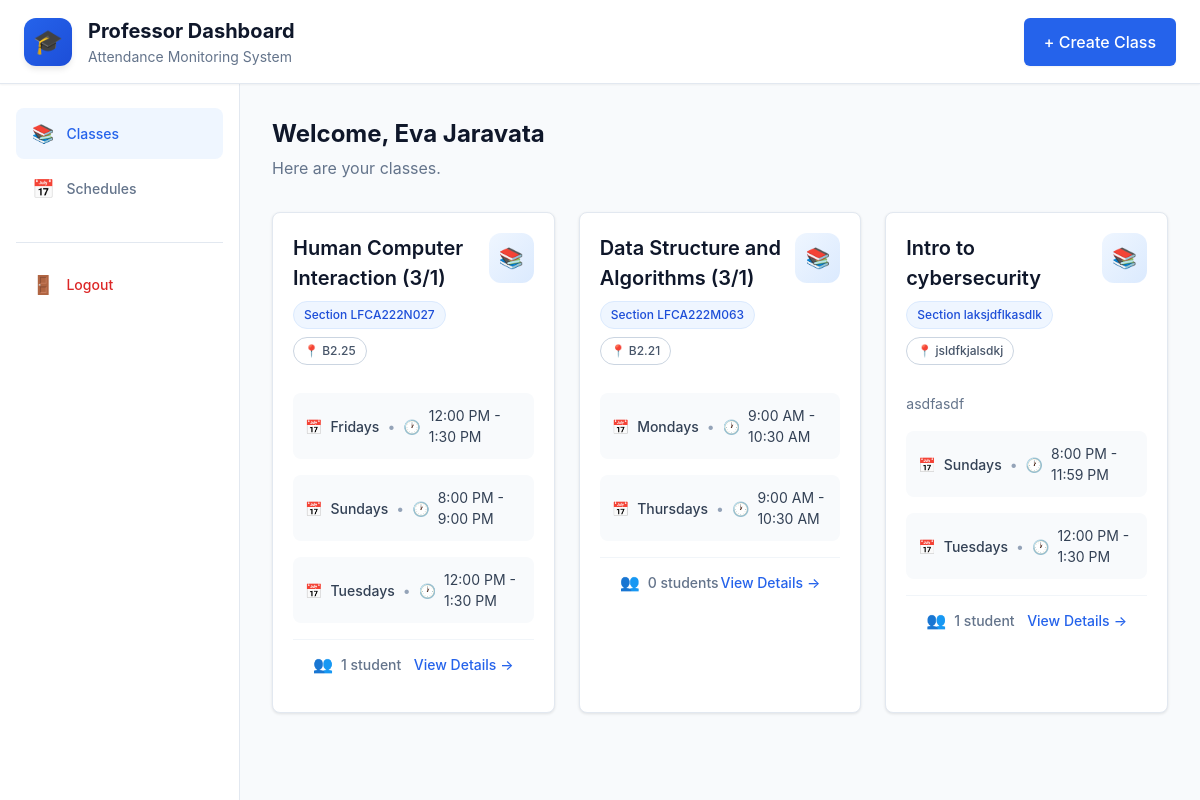
Page /professor/dashboard/ (signed in) on the committed database.
### professor/models.py (models this page shows, shortened)
class Class(models.Model):
    professor = models.ForeignKey(User, on_delete=models.CASCADE, related_name='classes')
    subject = models.CharField(max_length=200)
    section = models.CharField(max_length=50, blank=True, null=True)
    room = models.CharField(max_length=100, blank=True, null=True)
    description = models.TextField(blank=True, null=True, max_length=500)
    class_code = models.CharField(max_length=6, unique=True, blank=True, null=True, editable=False)
    created_at = models.DateTimeField(auto_now_add=True)
    updated_at = models.DateTimeField(auto_now=True)
    class Meta:
        verbose_name_plural = "Classes"
        ordering = ['-created_at']
    def get_total_students(self):
        return self.enrolled_students.count()

class Schedule(models.Model):
    DAY_CHOICES = [
        ('Monday', 'Monday'),
        ('Tuesday', 'Tuesday'),
        ('Wednesday', 'Wednesday'),
        ('Thursday', 'Thursday'),
        ('Friday', 'Friday'),
        ('Saturday', 'Saturday'),
        ('Sunday', 'Sunday'),
    ]
    class_obj = models.ForeignKey(Class, on_delete=models.CASCADE, related_name='schedules')
    day = models.CharField(max_length=10, choices=DAY_CHOICES)
    start_time = models.TimeField()
    end_time = models.TimeField()
    class Meta:
        ordering = ['day', 'start_time']
        unique_together = ['class_obj', 'day', 'start_time', 'end_time']

### professor/views.py (the view)
# urls.py: path('dashboard/', views.dashboard, name='dashboard'),
@login_required
def dashboard(request):
    active_tab = request.GET.get('tab', 'classes')
    classes = Class.objects.filter(professor=request.user).annotate(
        schedule_count=Count('schedules'),
        announcement_count=Count('announcements'),
        attendance_count=Count('attendance_records')
    )
    context = {
        'classes': classes,
        'active_tab': active_tab,
    }
    return render(request, 'professor/dashboard.html', context)

### professor/templatetags/professor_extras.py (called while the page is built)
@register.filter
def format_time(value):
    if isinstance(value, time):
        hour = value.hour
        minute = value.minute
        am_pm = "AM" if hour < 12 else "PM"
        display_hour = hour if hour <= 12 else hour - 12
        if display_hour == 0:
            display_hour = 12
        return f"{display_hour}:{minute:02d} {am_pm}"
    return value

### professor/templates/professor/dashboard.html (shortened to what this page needs)
{% extends "professor/base.html" %}
{% load static %}
{% load professor_extras %}
{% block content %}
<div class="min-h-screen bg-slate-50">
    <div class="nav-bar">
        <div class="nav-container">
            <div class="nav-brand">
                <div class="nav-icon">🎓</div>
                <div>
                    <h1 style="font-size: 20px; margin: 0;">Professor Dashboard</h1>
                    <p class="text-sm text-muted" style="margin: 0;">Attendance Monitoring System</p>
                </div>
            </div>
            <a href="{% url 'professor:create_class' %}" class="btn btn-primary btn-lg">
                + Create Class
            </a>
        </div>
    </div>
    <div class="dashboard-layout" style="display: flex; min-height: calc(100vh - 80px);">
        <aside class="dashboard-sidebar" style="width: 240px; background-color: white; border-right: 1px solid #e2e8f0; padding: 24px 16px; flex-shrink: 0;">
            <nav class="sidebar-nav" style="display: flex; flex-direction: column; gap: 4px;">
                {% if active_tab == 'classes' or not active_tab %}
                <a href="{% url 'professor:dashboard' %}?tab=classes"
                   class="sidebar-link active"
                   style="display: flex; align-items: center; gap: 12px; padding: 12px 16px; border-radius: 8px; font-size: 14px; font-weight: 500; text-decoration: none; background-color: #eff6ff; color: #2563eb;">
                    <span class="sidebar-icon" style="font-size: 18px;">📚</span>
                    <span>Classes</span>
                </a>
                {% endif %}
                {% if active_tab == 'schedules' %}
                <a href="{% url 'professor:dashboard' %}?tab=schedules"
                   class="sidebar-link active"
                   style="display: flex; align-items: center; gap: 12px; padding: 12px 16px; border-radius: 8px; font-size: 14px; font-weight: 500; text-decoration: none; background-color: #eff6ff; color: #2563eb;">
                    <span class="sidebar-icon" style="font-size: 18px;">📅</span>
                    <span>Schedules</span>
                </a>
                {% else %}
                <a href="{% url 'professor:dashboard' %}?tab=schedules"
                   class="sidebar-link"
                   style="display: flex; align-items: center; gap: 12px; padding: 12px 16px; border-radius: 8px; font-size: 14px; font-weight: 500; text-decoration: none; color: #64748b;">
                    <span class="sidebar-icon" style="font-size: 18px;">📅</span>
                    <span>Schedules</span>
                </a>
                {% endif %}
                <div style="margin-top: 24px; padding-top: 16px; border-top: 1px solid #e2e8f0;">
                    <a href="{% url 'logout' %}"
                       class="sidebar-link"
                       style="display: flex; align-items: center; gap: 12px; padding: 12px 16px; border-radius: 8px; font-size: 14px; font-weight: 500; text-decoration: none; color: #dc2626;">
                        <span class="sidebar-icon" style="font-size: 18px;">🚪</span>
                        <span>Logout</span>
                    </a>
                </div>
            </nav>
        </aside>
        <main class="dashboard-main" style="flex: 1; padding: 32px;">
            {% if active_tab == 'schedules' %}
                <div style="margin-bottom: 32px;">
                    <h2>Schedules</h2>
                    <p class="text-muted" style="margin-top: 4px;">
                        View all your class schedules in one place.
                    </p>
                </div>
                <div class="card">
                    <div class="card-content" style="padding: 64px 24px; text-align: center;">
                        <div style="background-color: #f1f5f9; border-radius: 50%; padding: 24px; width: fit-content; margin: 0 auto 16px;">
                            <span style="font-size: 48px;">📅</span>
                        </div>
                        <p style="color: #64748b; font-weight: 500; margin-bottom: 4px;">Schedule overview coming soon</p>
                        <p class="text-sm text-muted">This feature is under development.</p>
                    </div>
                </div>
            {% else %}
                {% if classes %}
                    <div style="margin-bottom: 32px;">
                        <h2>
                            Welcome,
                            {% if request.user.get_full_name %}
                                {{ request.user.get_full_name }}
                            {% else %}
                                {{ request.user.username }}
                            {% endif %}
                        </h2>
                        <p class="text-muted" style="margin-top: 4px;">
                            Here are your classes.
                        </p>
                    </div>
                    <div class="grid grid-cols-1 md:grid-cols-2 lg:grid-cols-3">
                {% for class_obj in classes %}
                <div class="class-card" data-class-url="{% url 'professor:class_detail' class_obj.id %}" style="cursor: pointer;">
                    <div class="class-card-header">
                        <div style="flex: 1;">
                            <h3 class="class-title">{{ class_obj.subject }}</h3>
                            <div style="display: flex; gap: 8px; flex-wrap: wrap; margin-bottom: 12px;">
                                {% if class_obj.section %}
                                <span class="badge badge-secondary">Section {{ class_obj.section }}</span>
                                {% endif %}
                                {% if class_obj.room %}
                                <span class="badge badge-outline">📍 {{ class_obj.room }}</span>
                                {% endif %}
                            </div>
                        </div>
                        <div style="background: linear-gradient(to bottom right, #eff6ff, #dbeafe); padding: 10px; border-radius: 12px;">
                            <span style="font-size: 20px;">📚</span>
                        </div>
                    </div>
                    <div class="class-card-content">
                        {% if class_obj.description %}
                        <p style="font-size: 14px; color: #64748b; line-height: 1.6; margin-bottom: 16px; display: -webkit-box; -webkit-line-clamp: 2; line-clamp: 2; -webkit-box-orient: vertical; overflow: hidden;">
                            {{ class_obj.description }}
                        </p>
                        {% endif %}
                        {% with schedules=class_obj.schedules.all %}
                        {% if schedules %}
                            {% for schedule in schedules %}
                            <div class="schedule-info">
                                <span>📅</span>
                                <span style="font-weight: 500;">{{ schedule.day }}s</span>
                                <span style="color: #94a3b8;">•</span>
                                <span>🕐</span>
                                <span>{{ schedule.start_time|format_time }} - {{ schedule.end_time|format_time }}</span>
                            </div>
                            {% endfor %}
                        {% else %}
                            <div class="schedule-info schedule-info-amber">
                                <p style="margin: 0; font-weight: 500;">No schedule configured</p>
                            </div>
                        {% endif %}
                        {% endwith %}
                        <div class="card-footer">
                            <div style="display: flex; align-items: center; gap: 8px;">
                                <span>👥</span>
                                <span class="text-sm" style="font-weight: 500; color: #64748b;">
                                    {{ class_obj.get_total_students }} {{ class_obj.get_total_students|pluralize:"student,students" }}
                                </span>
                            </div>
                            <div class="view-link">
                                <span>View Details</span>
                                <span>→</span>
                            </div>
                        </div>
                    </div>
                </div>
                {% endfor %}
            </div>
                {% endif %}
            {% endif %}
        </main>
    </div>
</div>
{% endblock %}

### professor/static/professor/css/dashboard.css (style rules this page uses)
* { margin: 0; padding: 0; box-sizing: border-box; }
body { font-family: -apple-system, BlinkMacSystemFont, "Segoe UI", Roboto, "Helvetica Neue", Arial, sans-serif; font-size: 16px; line-height: 1.5; color: #0f172a; background-color: #f8fafc; }
.dashboard-layout { display: flex; min-height: calc(100vh - 80px); }
.dashboard-sidebar { width: 240px; background-color: white; border-right: 1px solid #e2e8f0; padding: 24px 16px; flex-shrink: 0; }
.sidebar-nav { display: flex; flex-direction: column; gap: 4px; }
.sidebar-link { display: flex; align-items: center; gap: 12px; padding: 12px 16px; border-radius: 8px; font-size: 14px; font-weight: 500; color: #64748b; text-decoration: none; transition: all 0.2s; }
.sidebar-link.active { background-color: #eff6ff; color: #2563eb; }
.sidebar-icon { font-size: 18px; }
.dashboard-main { flex: 1; padding: 32px; max-width: 1280px; }
h1 { font-size: 30px; font-weight: 700; color: #0f172a; }
h2 { font-size: 24px; font-weight: 700; color: #0f172a; }
h3 { font-size: 20px; font-weight: 600; color: #0f172a; }
.text-muted { color: #64748b; }
.text-sm { font-size: 14px; }
.btn { display: inline-flex; align-items: center; justify-content: center; padding: 10px 16px; font-size: 14px; font-weight: 500; border-radius: 6px; border: none; cursor: pointer; transition: all 0.2s; text-decoration: none; }
.btn-primary { background-color: #2563eb; color: white; box-shadow: 0 1px 2px 0 rgb(0 0 0 / 0.05); }
.btn-lg { padding: 12px 20px; font-size: 16px; }
.badge { display: inline-flex; align-items: center; padding: 4px 10px; font-size: 12px; font-weight: 500; border-radius: 9999px; white-space: nowrap; }
.badge-secondary { background-color: #eff6ff; color: #1d4ed8; border: 1px solid #dbeafe; }
.badge-outline { background-color: transparent; border: 1px solid #cbd5e1; color: #475569; }
.grid { display: grid; gap: 24px; }
.grid-cols-1 { grid-template-columns: repeat(1, minmax(0, 1fr)); }
@media (min-width: 768px) { .md\:grid-cols-2 { grid-template-columns: repeat(2, minmax(0, 1fr)); } }
@media (min-width: 1024px) { .lg\:grid-cols-3 { grid-template-columns: repeat(3, minmax(0, 1fr)); } }
.nav-bar { background-color: white; border-bottom: 1px solid #e2e8f0; box-shadow: 0 1px 2px 0 rgb(0 0 0 / 0.05); position: sticky; top: 0; z-index: 10; }
.nav-container { max-width: 1280px; margin: 0 auto; padding: 16px 24px; display: flex; align-items: center; justify-content: space-between; }
.nav-brand { display: flex; align-items: center; gap: 16px; }
.nav-icon { background: linear-gradient(135deg, #2563eb 0%, #1d4ed8 100%); color: white; padding: 10px; border-radius: 12px; box-shadow: 0 4px 6px -1px rgb(0 0 0 / 0.1); width: 48px; height: 48px; display: flex; align-items: center; justify-content: center; font-size: 24px; }
.class-card { background-color: white; border: 1px solid #e2e8f0; border-radius: 8px; box-shadow: 0 1px 3px 0 rgb(0 0 0 / 0.1); cursor: pointer; transition: all 0.3s cubic-bezier(0.4, 0, 0.2, 1); }
.class-card-header { padding: 20px; padding-bottom: 16px; display: flex; justify-content: space-between; align-items: flex-start; }
.class-title { font-size: 20px; font-weight: 600; color: #0f172a; margin-bottom: 8px; transition: color 0.2s; }
.class-card-content { padding: 0 20px 20px; }
.schedule-info { background-color: #f8fafc; border-radius: 8px; padding: 12px; display: flex; align-items: center; gap: 8px; font-size: 14px; color: #334155; margin-bottom: 16px; }
.card-footer { padding: 16px 20px; padding-top: 12px; border-top: 1px solid #f1f5f9; display: flex; align-items: center; justify-content: space-between; }
.view-link { display: flex; align-items: center; gap: 4px; font-size: 14px; font-weight: 500; color: #2563eb; transition: gap 0.2s; }

### rows in the picture
Class: subject "Human Computer Interaction (3/1)", section "LFCA222N027", room "B2.25", get_total_students "1"
Schedule: day "Friday", start_time "12:00 PM", end_time "1:30 PM"
Schedule: day "Sunday", start_time "8:00 PM", end_time "9:00 PM"
Schedule: day "Tuesday", start_time "12:00 PM", end_time "1:30 PM"
Class: subject "Data Structure and Algorithms (3/1)", section "LFCA222M063", room "B2.21", get_total_students "0"
Schedule: day "Monday", start_time "9:00 AM", end_time "10:30 AM"
Schedule: day "Thursday", start_time "9:00 AM", end_time "10:30 AM"
Class: subject "Intro to cybersecurity", section "laksjdflkasdlk", room "jsldfkjalsdkj", description "asdfasdf", get_total_students "1"
Schedule: day "Sunday", start_time "8:00 PM", end_time "11:59 PM"
Schedule: day "Tuesday", start_time "12:00 PM", end_time "1:30 PM"

### other values in the picture
{{ request.user.get_full_name }} "Eva Jaravata"
